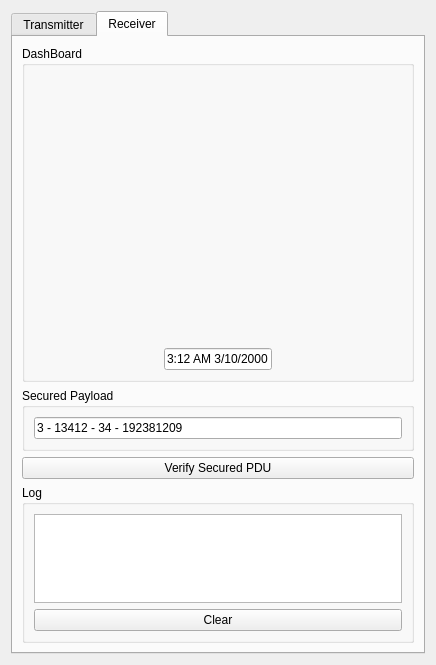
<?xml version="1.0" encoding="UTF-8"?>
<ui version="4.0">
 <class>Dialog</class>
 <widget class="QDialog" name="Dialog">
  <property name="geometry">
   <rect>
    <x>0</x>
    <y>0</y>
    <width>430</width>
    <height>653</height>
   </rect>
  </property>
  <property name="sizePolicy">
   <sizepolicy hsizetype="Preferred" vsizetype="Preferred">
    <horstretch>0</horstretch>
    <verstretch>0</verstretch>
   </sizepolicy>
  </property>
  <property name="windowTitle">
   <string>SecOC</string>
  </property>
  <layout class="QVBoxLayout" name="verticalLayout_3">
   <item>
    <widget class="QTabWidget" name="ModeTabs">
     <property name="sizePolicy">
      <sizepolicy hsizetype="Preferred" vsizetype="Preferred">
       <horstretch>0</horstretch>
       <verstretch>0</verstretch>
      </sizepolicy>
     </property>
     <property name="currentIndex">
      <number>1</number>
     </property>
     <widget class="QWidget" name="TransmitterTab">
      <attribute name="title">
       <string>Transmitter</string>
      </attribute>
      <layout class="QVBoxLayout" name="verticalLayout_5">
       <item>
        <widget class="QComboBox" name="ConfigSelect">
         <property name="sizePolicy">
          <sizepolicy hsizetype="Preferred" vsizetype="Maximum">
           <horstretch>0</horstretch>
           <verstretch>0</verstretch>
          </sizepolicy>
         </property>
         <item>
          <property name="text">
           <string>CANIF</string>
          </property>
         </item>
         <item>
          <property name="text">
           <string>CANTP</string>
          </property>
         </item>
        </widget>
       </item>
       <item>
        <widget class="QGroupBox" name="ControlBox">
         <property name="title">
          <string>Control Box</string>
         </property>
         <layout class="QGridLayout" name="gridLayout">
          <item row="2" column="0">
           <widget class="QPushButton" name="pushButton_3">
            <property name="enabled">
             <bool>false</bool>
            </property>
            <property name="sizePolicy">
             <sizepolicy hsizetype="Preferred" vsizetype="Maximum">
              <horstretch>0</horstretch>
              <verstretch>0</verstretch>
             </sizepolicy>
            </property>
            <property name="text">
             <string>Show Time</string>
            </property>
           </widget>
          </item>
          <item row="2" column="1">
           <widget class="QPushButton" name="pushButton_9">
            <property name="enabled">
             <bool>false</bool>
            </property>
            <property name="sizePolicy">
             <sizepolicy hsizetype="Preferred" vsizetype="Maximum">
              <horstretch>0</horstretch>
              <verstretch>0</verstretch>
             </sizepolicy>
            </property>
            <property name="text">
             <string>Show Date</string>
            </property>
            <property name="checkable">
             <bool>false</bool>
            </property>
            <property name="checked">
             <bool>false</bool>
            </property>
            <property name="default">
             <bool>false</bool>
            </property>
            <property name="flat">
             <bool>false</bool>
            </property>
           </widget>
          </item>
          <item row="0" column="0">
           <widget class="QPushButton" name="pushButton_2">
            <property name="sizePolicy">
             <sizepolicy hsizetype="Preferred" vsizetype="Maximum">
              <horstretch>0</horstretch>
              <verstretch>0</verstretch>
             </sizepolicy>
            </property>
            <property name="text">
             <string>ACCEL</string>
            </property>
           </widget>
          </item>
          <item row="0" column="1">
           <widget class="QPushButton" name="pushButton">
            <property name="sizePolicy">
             <sizepolicy hsizetype="Preferred" vsizetype="Maximum">
              <horstretch>0</horstretch>
              <verstretch>0</verstretch>
             </sizepolicy>
            </property>
            <property name="text">
             <string>DECEL</string>
            </property>
           </widget>
          </item>
         </layout>
        </widget>
       </item>
       <item>
        <widget class="QGroupBox" name="groupBox_2">
         <property name="sizePolicy">
          <sizepolicy hsizetype="Preferred" vsizetype="Preferred">
           <horstretch>0</horstretch>
           <verstretch>0</verstretch>
          </sizepolicy>
         </property>
         <property name="title">
          <string>Secured Payload</string>
         </property>
         <property name="flat">
          <bool>false</bool>
         </property>
         <property name="checkable">
          <bool>false</bool>
         </property>
         <layout class="QVBoxLayout" name="verticalLayout">
          <property name="sizeConstraint">
           <enum>QLayout::SetDefaultConstraint</enum>
          </property>
          <item>
           <widget class="QLineEdit" name="lineEdit">
            <property name="autoFillBackground">
             <bool>false</bool>
            </property>
            <property name="text">
             <string>3 - 13412 - 34 - 192381209</string>
            </property>
            <property name="dragEnabled">
             <bool>false</bool>
            </property>
            <property name="readOnly">
             <bool>true</bool>
            </property>
           </widget>
          </item>
          <item>
           <layout class="QHBoxLayout" name="horizontalLayout">
            <property name="sizeConstraint">
             <enum>QLayout::SetDefaultConstraint</enum>
            </property>
            <item>
             <widget class="QPushButton" name="pushButton_4">
              <property name="sizePolicy">
               <sizepolicy hsizetype="Preferred" vsizetype="Maximum">
                <horstretch>0</horstretch>
                <verstretch>0</verstretch>
               </sizepolicy>
              </property>
              <property name="text">
               <string>Alter Freshness</string>
              </property>
             </widget>
            </item>
            <item>
             <widget class="QPushButton" name="pushButton_10">
              <property name="sizePolicy">
               <sizepolicy hsizetype="Preferred" vsizetype="Maximum">
                <horstretch>0</horstretch>
                <verstretch>0</verstretch>
               </sizepolicy>
              </property>
              <property name="text">
               <string>Alter Authenticator</string>
              </property>
             </widget>
            </item>
           </layout>
          </item>
         </layout>
        </widget>
       </item>
       <item>
        <widget class="QPushButton" name="pushButton_11">
         <property name="sizePolicy">
          <sizepolicy hsizetype="Preferred" vsizetype="Maximum">
           <horstretch>0</horstretch>
           <verstretch>0</verstretch>
          </sizepolicy>
         </property>
         <property name="text">
          <string>Transmit Secured PDU</string>
         </property>
        </widget>
       </item>
       <item>
        <widget class="QGroupBox" name="groupBox">
         <property name="sizePolicy">
          <sizepolicy hsizetype="Preferred" vsizetype="Preferred">
           <horstretch>0</horstretch>
           <verstretch>0</verstretch>
          </sizepolicy>
         </property>
         <property name="minimumSize">
          <size>
           <width>0</width>
           <height>0</height>
          </size>
         </property>
         <property name="maximumSize">
          <size>
           <width>16777215</width>
           <height>158</height>
          </size>
         </property>
         <property name="title">
          <string>Log</string>
         </property>
         <layout class="QVBoxLayout" name="verticalLayout_4" stretch="0,0">
          <property name="sizeConstraint">
           <enum>QLayout::SetDefaultConstraint</enum>
          </property>
          <item>
           <widget class="QTextEditLogger" name="tlogger">
            <property name="sizePolicy">
             <sizepolicy hsizetype="Preferred" vsizetype="Preferred">
              <horstretch>0</horstretch>
              <verstretch>0</verstretch>
             </sizepolicy>
            </property>
            <property name="maximumSize">
             <size>
              <width>16777215</width>
              <height>16777215</height>
             </size>
            </property>
            <property name="sizeIncrement">
             <size>
              <width>0</width>
              <height>0</height>
             </size>
            </property>
            <property name="baseSize">
             <size>
              <width>0</width>
              <height>0</height>
             </size>
            </property>
            <property name="font">
             <font>
              <family>Noto Color Emoji</family>
             </font>
            </property>
           </widget>
          </item>
          <item>
           <widget class="QPushButton" name="pushButton_12">
            <property name="sizePolicy">
             <sizepolicy hsizetype="Preferred" vsizetype="Maximum">
              <horstretch>0</horstretch>
              <verstretch>0</verstretch>
             </sizepolicy>
            </property>
            <property name="text">
             <string>Clear</string>
            </property>
           </widget>
          </item>
         </layout>
        </widget>
       </item>
      </layout>
     </widget>
     <widget class="QWidget" name="ReceiverTab">
      <attribute name="title">
       <string>Receiver</string>
      </attribute>
      <layout class="QVBoxLayout" name="verticalLayout_10">
       <item>
        <widget class="QGroupBox" name="DashBoard">
         <property name="sizePolicy">
          <sizepolicy hsizetype="Preferred" vsizetype="Preferred">
           <horstretch>0</horstretch>
           <verstretch>0</verstretch>
          </sizepolicy>
         </property>
         <property name="title">
          <string>DashBoard</string>
         </property>
         <layout class="QVBoxLayout" name="verticalLayout_11">
          <item>
           <widget class="AnalogGaugeWidget" name="gauge" native="true">
            <property name="sizePolicy">
             <sizepolicy hsizetype="Expanding" vsizetype="Expanding">
              <horstretch>0</horstretch>
              <verstretch>0</verstretch>
             </sizepolicy>
            </property>
            <property name="minimumSize">
             <size>
              <width>368</width>
              <height>265</height>
             </size>
            </property>
            <property name="baseSize">
             <size>
              <width>0</width>
              <height>0</height>
             </size>
            </property>
            <layout class="QVBoxLayout" name="verticalLayout_2"/>
           </widget>
          </item>
          <item>
           <layout class="QHBoxLayout" name="horizontalLayout_2">
            <item>
             <spacer name="horizontalSpacer">
              <property name="sizePolicy">
               <sizepolicy hsizetype="Fixed" vsizetype="Minimum">
                <horstretch>0</horstretch>
                <verstretch>0</verstretch>
               </sizepolicy>
              </property>
              <property name="orientation">
               <enum>Qt::Horizontal</enum>
              </property>
              <property name="sizeType">
               <enum>QSizePolicy::Fixed</enum>
              </property>
              <property name="sizeHint" stdset="0">
               <size>
                <width>70</width>
                <height>20</height>
               </size>
              </property>
             </spacer>
            </item>
            <item>
             <widget class="QLineEdit" name="LCD">
              <property name="sizePolicy">
               <sizepolicy hsizetype="Maximum" vsizetype="Maximum">
                <horstretch>0</horstretch>
                <verstretch>0</verstretch>
               </sizepolicy>
              </property>
              <property name="minimumSize">
               <size>
                <width>100</width>
                <height>0</height>
               </size>
              </property>
              <property name="text">
               <string>3:12 AM 3/10/2000</string>
              </property>
              <property name="alignment">
               <set>Qt::AlignCenter</set>
              </property>
              <property name="readOnly">
               <bool>true</bool>
              </property>
              <property name="cursorMoveStyle">
               <enum>Qt::LogicalMoveStyle</enum>
              </property>
             </widget>
            </item>
            <item>
             <spacer name="horizontalSpacer_2">
              <property name="sizePolicy">
               <sizepolicy hsizetype="Fixed" vsizetype="Minimum">
                <horstretch>0</horstretch>
                <verstretch>0</verstretch>
               </sizepolicy>
              </property>
              <property name="orientation">
               <enum>Qt::Horizontal</enum>
              </property>
              <property name="sizeType">
               <enum>QSizePolicy::Fixed</enum>
              </property>
              <property name="sizeHint" stdset="0">
               <size>
                <width>70</width>
                <height>20</height>
               </size>
              </property>
             </spacer>
            </item>
           </layout>
          </item>
         </layout>
        </widget>
       </item>
       <item>
        <widget class="QGroupBox" name="groupBox_3">
         <property name="sizePolicy">
          <sizepolicy hsizetype="Preferred" vsizetype="Preferred">
           <horstretch>0</horstretch>
           <verstretch>0</verstretch>
          </sizepolicy>
         </property>
         <property name="title">
          <string>Secured Payload</string>
         </property>
         <property name="flat">
          <bool>false</bool>
         </property>
         <property name="checkable">
          <bool>false</bool>
         </property>
         <layout class="QVBoxLayout" name="verticalLayout_8">
          <item>
           <widget class="QLineEdit" name="lineEdit_3">
            <property name="sizePolicy">
             <sizepolicy hsizetype="Preferred" vsizetype="Maximum">
              <horstretch>0</horstretch>
              <verstretch>0</verstretch>
             </sizepolicy>
            </property>
            <property name="autoFillBackground">
             <bool>false</bool>
            </property>
            <property name="text">
             <string>3 - 13412 - 34 - 192381209</string>
            </property>
            <property name="dragEnabled">
             <bool>false</bool>
            </property>
            <property name="readOnly">
             <bool>true</bool>
            </property>
           </widget>
          </item>
         </layout>
        </widget>
       </item>
       <item>
        <widget class="QPushButton" name="pushButton_18">
         <property name="sizePolicy">
          <sizepolicy hsizetype="Preferred" vsizetype="Maximum">
           <horstretch>0</horstretch>
           <verstretch>0</verstretch>
          </sizepolicy>
         </property>
         <property name="text">
          <string>Verify Secured PDU</string>
         </property>
        </widget>
       </item>
       <item>
        <widget class="QGroupBox" name="LogBox">
         <property name="sizePolicy">
          <sizepolicy hsizetype="Preferred" vsizetype="Fixed">
           <horstretch>0</horstretch>
           <verstretch>0</verstretch>
          </sizepolicy>
         </property>
         <property name="maximumSize">
          <size>
           <width>16777215</width>
           <height>158</height>
          </size>
         </property>
         <property name="title">
          <string>Log</string>
         </property>
         <layout class="QVBoxLayout" name="verticalLayout_9">
          <property name="sizeConstraint">
           <enum>QLayout::SetDefaultConstraint</enum>
          </property>
          <item>
           <widget class="QTextEditLogger" name="rlogger">
            <property name="sizePolicy">
             <sizepolicy hsizetype="Preferred" vsizetype="Preferred">
              <horstretch>0</horstretch>
              <verstretch>0</verstretch>
             </sizepolicy>
            </property>
            <property name="font">
             <font>
              <family>Noto Color Emoji</family>
             </font>
            </property>
           </widget>
          </item>
          <item>
           <widget class="QPushButton" name="pushButton_19">
            <property name="sizePolicy">
             <sizepolicy hsizetype="Preferred" vsizetype="Maximum">
              <horstretch>0</horstretch>
              <verstretch>0</verstretch>
             </sizepolicy>
            </property>
            <property name="text">
             <string>Clear</string>
            </property>
           </widget>
          </item>
         </layout>
        </widget>
       </item>
      </layout>
     </widget>
    </widget>
   </item>
  </layout>
 </widget>
 <customwidgets>
  <customwidget>
   <class>AnalogGaugeWidget</class>
   <extends>QWidget</extends>
   <header location="global">Custom_Widgets.AnalogGaugeWidget.h</header>
   <container>1</container>
  </customwidget>
  <customwidget>
   <class>QTextEditLogger</class>
   <extends>QPlainTextEdit</extends>
   <header location="global">qtexteditlogger.h</header>
  </customwidget>
 </customwidgets>
 <resources/>
 <connections/>
</ui>
